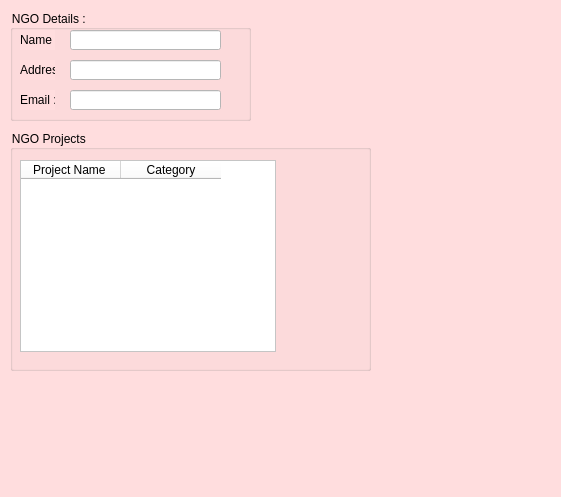
<?xml version="1.0" encoding="UTF-8"?>
<ui version="4.0">
 <class>MainWindow</class>
 <widget class="QMainWindow" name="MainWindow">
  <property name="geometry">
   <rect>
    <x>0</x>
    <y>0</y>
    <width>561</width>
    <height>497</height>
   </rect>
  </property>
  <property name="windowTitle">
   <string>MainWindow</string>
  </property>
  <property name="styleSheet">
   <string notr="true">background-color: rgb(255, 221, 222);</string>
  </property>
  <widget class="QWidget" name="centralwidget">
   <widget class="QGroupBox" name="groupBox">
    <property name="geometry">
     <rect>
      <x>10</x>
      <y>10</y>
      <width>241</width>
      <height>111</height>
     </rect>
    </property>
    <property name="title">
     <string>NGO Details : </string>
    </property>
    <widget class="QLabel" name="label">
     <property name="geometry">
      <rect>
       <x>10</x>
       <y>20</y>
       <width>35</width>
       <height>20</height>
      </rect>
     </property>
     <property name="text">
      <string>Name : </string>
     </property>
    </widget>
    <widget class="QLabel" name="label_2">
     <property name="geometry">
      <rect>
       <x>10</x>
       <y>50</y>
       <width>35</width>
       <height>20</height>
      </rect>
     </property>
     <property name="text">
      <string>Address : </string>
     </property>
    </widget>
    <widget class="QLabel" name="label_3">
     <property name="geometry">
      <rect>
       <x>10</x>
       <y>80</y>
       <width>35</width>
       <height>20</height>
      </rect>
     </property>
     <property name="text">
      <string>Email : </string>
     </property>
    </widget>
    <widget class="QLineEdit" name="lineEdit">
     <property name="enabled">
      <bool>false</bool>
     </property>
     <property name="geometry">
      <rect>
       <x>60</x>
       <y>20</y>
       <width>151</width>
       <height>20</height>
      </rect>
     </property>
     <property name="styleSheet">
      <string notr="true">background-color:white;</string>
     </property>
    </widget>
    <widget class="QLineEdit" name="lineEdit_2">
     <property name="enabled">
      <bool>false</bool>
     </property>
     <property name="geometry">
      <rect>
       <x>60</x>
       <y>50</y>
       <width>151</width>
       <height>20</height>
      </rect>
     </property>
     <property name="styleSheet">
      <string notr="true">background-color:white;</string>
     </property>
    </widget>
    <widget class="QLineEdit" name="lineEdit_3">
     <property name="enabled">
      <bool>false</bool>
     </property>
     <property name="geometry">
      <rect>
       <x>60</x>
       <y>80</y>
       <width>151</width>
       <height>20</height>
      </rect>
     </property>
     <property name="styleSheet">
      <string notr="true">background-color:white;</string>
     </property>
    </widget>
   </widget>
   <widget class="QGroupBox" name="groupBox_2">
    <property name="geometry">
     <rect>
      <x>10</x>
      <y>130</y>
      <width>361</width>
      <height>241</height>
     </rect>
    </property>
    <property name="title">
     <string>NGO Projects </string>
    </property>
    <widget class="QTableWidget" name="tableWidget">
     <property name="geometry">
      <rect>
       <x>10</x>
       <y>30</y>
       <width>256</width>
       <height>192</height>
      </rect>
     </property>
     <property name="styleSheet">
      <string notr="true">background-color:white;</string>
     </property>
     <column>
      <property name="text">
       <string>Project Name </string>
      </property>
     </column>
     <column>
      <property name="text">
       <string>Category</string>
      </property>
     </column>
    </widget>
   </widget>
   <widget class="QLabel" name="label_9">
    <property name="geometry">
     <rect>
      <x>0</x>
      <y>410</y>
      <width>131</width>
      <height>51</height>
     </rect>
    </property>
    <property name="text">
     <string/>
    </property>
    <property name="pixmap">
     <pixmap>../MyLogo.png</pixmap>
    </property>
    <property name="scaledContents">
     <bool>true</bool>
    </property>
   </widget>
   <widget class="QLabel" name="label_10">
    <property name="geometry">
     <rect>
      <x>10</x>
      <y>400</y>
      <width>131</width>
      <height>51</height>
     </rect>
    </property>
    <property name="text">
     <string/>
    </property>
    <property name="pixmap">
     <pixmap>../Logo.png</pixmap>
    </property>
    <property name="scaledContents">
     <bool>true</bool>
    </property>
   </widget>
  </widget>
  <widget class="QMenuBar" name="menubar">
   <property name="geometry">
    <rect>
     <x>0</x>
     <y>0</y>
     <width>561</width>
     <height>18</height>
    </rect>
   </property>
  </widget>
  <widget class="QStatusBar" name="statusbar"/>
 </widget>
 <resources/>
 <connections/>
</ui>
